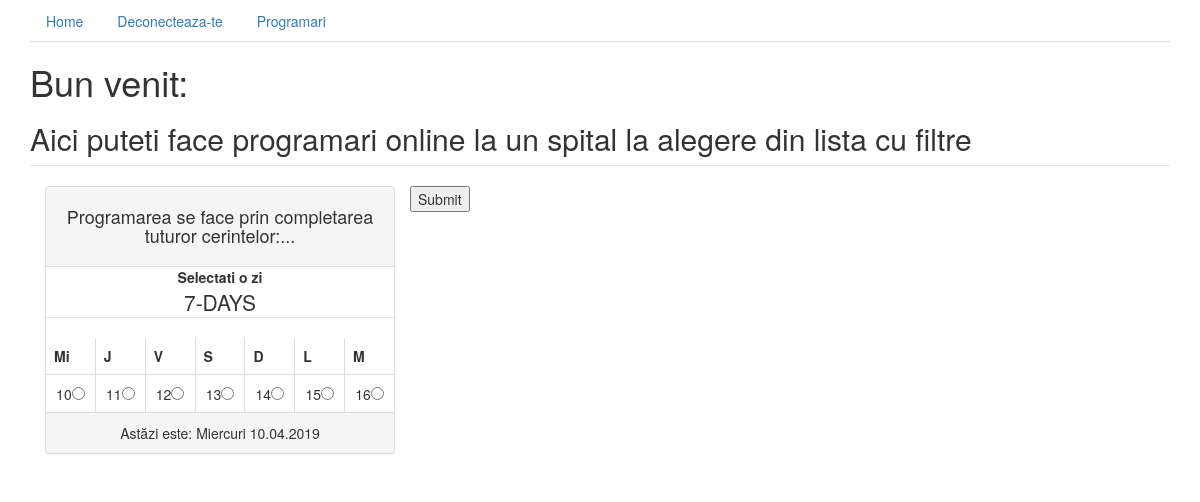
The page /mar/welcome.php on the database its author committed.
### tables this page shows
CREATE TABLE IF NOT EXISTS `zile_sapt` (
  `id` int(11) NOT NULL AUTO_INCREMENT,
  `ziua` varchar(100) NOT NULL,
  PRIMARY KEY (`id`)
);

### mar/welcome.php (the view, shortened to what this page needs)
<?php
function saptamana($z){
$link = mysqli_connect(DB_SERVER, DB_USERNAME, DB_PASSWORD, DB_NAME);
  $sql = "SELECT id, ziua FROM `zile_sapt` WHERE `id` > '$z'";
                   $result = $link->query($sql);
                   if ($result->num_rows > 0){
                   while ($row = $result->fetch_assoc()) {
                   $sp = '<th>'.$row["ziua"].'</th>';
                   echo $sp;
                   }
                   }
   $sql = "SELECT id, ziua FROM `zile_sapt` WHERE `id` <= '$z'";
                   $result = $link->query($sql);
                   if ($result->num_rows > 0){
                   while ($row = $result->fetch_assoc()) {
                   $sp = '<th>'.$row["ziua"].'</th>';
                   echo $sp;
                   }
                   }
}
?>
<!DOCTYPE html>
<html>
<head>
  <link rel="stylesheet" href="https://maxcdn.bootstrapcdn.com/bootstrap/3.3.7/css/bootstrap.min.css">
</head>
<body>
<form action="<?php echo htmlspecialchars($_SERVER["PHP_SELF"]); ?>" method="get">
  <div class="col-sm">
    <div class="container">
                <ul class="nav nav-tabs">
                    <li><a  href="index.php">Home</a></li>
                    <li><a  href="logout.php" >Deconecteaza-te</a></li>
                    <li><a  href="me.php">Programari</a></li>
                </ul>
      <div class="tab-content">
             <legend>
	              <h1>Bun venit:<?php print($_SESSION["username"]); ?></h1>
                <h2>Aici puteti face programari online la un spital la alegere din lista cu filtre</h2>
             </legend>
<div class="col-sm-4 col-xs-12">
      <div class="panel panel-default text-center">
        <div class="panel-heading">
          <h4>Programarea se face prin completarea tuturor cerintelor:...</h4>
        </div>
         <b>Selectati o zi</b>
          <legend>7-DAYS</legend>
       <table class=" table-bordered table" >
    <thead>
      <tr>
  <?php
require_once "config.php";
if (date("l")=="Monday") {
  $x = "Luni";
   saptamana(0);
}
else if (date("l")=="Tuesday") {
  $x="Marti";
   saptamana(1);
}
else if (date("l")=="Wednesday") {
  $x="Miercuri";
   saptamana(2);
}
$zi_curenta=(date(d)*10)/10;
  $zi = $zi_curenta;
echo "
 </tr>
    </thead>
 <tbody>
      <tr>";
    $d=date(m);
    $sql = "SELECT id, nr_zile FROM lunile_anului WHERE id = '$d' ";
                   $result = $link->query($sql);
                   if ($result->num_rows > 0){
                   while ($row = $result->fetch_assoc()) {
                    $nr_zile = $row["nr_zile"];
                   }
                   }
  $nr = 1;
if ($zi+7 <= $nr_zile and $nr <= 7) {
  while ( $nr <= 7) {
    echo "<td>".$zi."<input type="."radio"." name="."zi_sel"." value=".$zi."></td>";
    $nr = $nr + 1;
    $zi = $zi + 1;
  }
}
else {
  while ( $zi <= $nr_zile and $nr <= 7) {
    echo "<td>".$zi."<input type="."radio"." name="."zi_sel"." value=".$zi."></td>";
    $nr = $nr + 1;
    $zi = $zi + 1;
  }
}
 ?>
      </tr>
    </tbody>
  </table>
    <div class="panel-footer">
<?php
echo "Astăzi este: ".$x.' '. date("d.m.Y") . "<br>";
?>
        </div>
        </div>
    </div>
   <input type="submit" value="Submit">
</form>
</body>
</html>

### rows shown on the page
zile_sapt: ziua "Mi"
zile_sapt: ziua "J"
zile_sapt: ziua "V"
zile_sapt: ziua "S"
zile_sapt: ziua "D"
zile_sapt: ziua "L"
zile_sapt: ziua "M"

### other values the page prints
$x "Miercuri"
